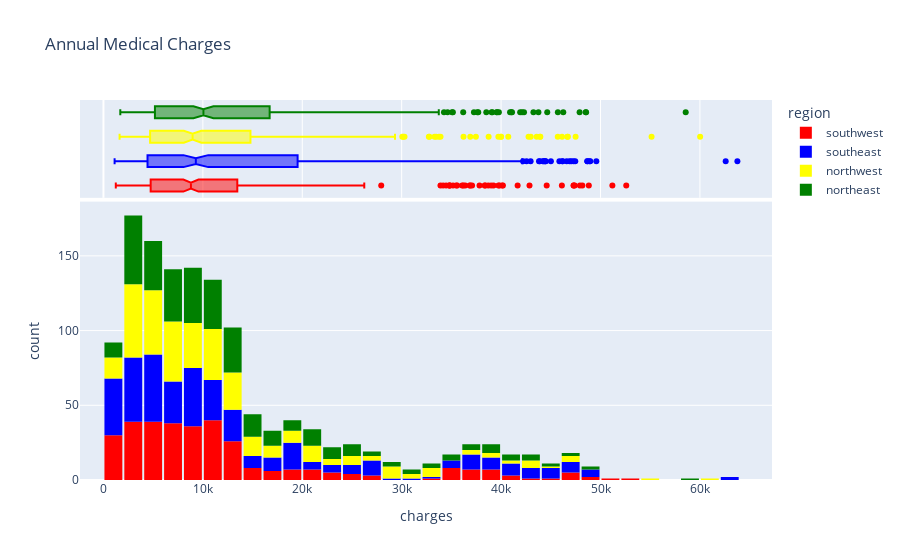

Write notebook code for a chart like this one.
### Code cell
fig = px.histogram(medical_df, 
                   x='charges', 
                   marginal='box', 
                   color='region', 
                   color_discrete_sequence=['red', 'blue','yellow','green'], 
                   title='Annual Medical Charges')
fig.update_layout(bargap=0.1)
fig.show()

### Figure 1 — Plotly figure (JSON) as saved in the notebook; plotly's stock layout.template omitted (floating-point values rounded to 4 significant figures; data arrays with more than 128 entries replaced by an {"elided": "..."} marker saying what was removed)
{"data": [{"alignmentgroup": "True", "bingroup": "x", "hovertemplate": "region=southwest<br>charges=%{x}<br>count=%{y}<extra></extra>", "legendgroup": "southwest", "marker": {"color": "red", "pattern": {"shape": ""}}, "name": "southwest", "offsetgroup": "southwest", "orientation": "v", "showlegend": true, "type": "histogram", "x": {"elided": "325 float values"}, "xaxis": "x", "yaxis": "y"}, {"alignmentgroup": "True", "hovertemplate": "region=southwest<br>charges=%{x}<extra></extra>", "legendgroup": "southwest", "marker": {"color": "red"}, "name": "southwest", "notched": true, "offsetgroup": "southwest", "showlegend": false, "type": "box", "x": {"elided": "325 float values"}, "xaxis": "x2", "yaxis": "y2"}, {"alignmentgroup": "True", "bingroup": "x", "hovertemplate": "region=southeast<br>charges=%{x}<br>count=%{y}<extra></extra>", "legendgroup": "southeast", "marker": {"color": "blue", "pattern": {"shape": ""}}, "name": "southeast", "offsetgroup": "southeast", "orientation": "v", "showlegend": true, "type": "histogram", "x": {"elided": "364 float values"}, "xaxis": "x", "yaxis": "y"}, {"alignmentgroup": "True", "hovertemplate": "region=southeast<br>charges=%{x}<extra></extra>", "legendgroup": "southeast", "marker": {"color": "blue"}, "name": "southeast", "notched": true, "offsetgroup": "southeast", "showlegend": false, "type": "box", "x": {"elided": "364 float values"}, "xaxis": "x2", "yaxis": "y2"}, {"alignmentgroup": "True", "bingroup": "x", "hovertemplate": "region=northwest<br>charges=%{x}<br>count=%{y}<extra></extra>", "legendgroup": "northwest", "marker": {"color": "yellow", "pattern": {"shape": ""}}, "name": "northwest", "offsetgroup": "northwest", "orientation": "v", "showlegend": true, "type": "histogram", "x": {"elided": "325 float values"}, "xaxis": "x", "yaxis": "y"}, {"alignmentgroup": "True", "hovertemplate": "region=northwest<br>charges=%{x}<extra></extra>", "legendgroup": "northwest", "marker": {"color": "yellow"}, "name": "northwest", "notched": true, "offsetgroup": "northwest", "showlegend": false, "type": "box", "x": {"elided": "325 float values"}, "xaxis": "x2", "yaxis": "y2"}, {"alignmentgroup": "True", "bingroup": "x", "hovertemplate": "region=northeast<br>charges=%{x}<br>count=%{y}<extra></extra>", "legendgroup": "northeast", "marker": {"color": "green", "pattern": {"shape": ""}}, "name": "northeast", "offsetgroup": "northeast", "orientation": "v", "showlegend": true, "type": "histogram", "x": {"elided": "324 float values"}, "xaxis": "x", "yaxis": "y"}, {"alignmentgroup": "True", "hovertemplate": "region=northeast<br>charges=%{x}<extra></extra>", "legendgroup": "northeast", "marker": {"color": "green"}, "name": "northeast", "notched": true, "offsetgroup": "northeast", "showlegend": false, "type": "box", "x": {"elided": "324 float values"}, "xaxis": "x2", "yaxis": "y2"}], "layout": {"autosize": true, "bargap": 0.1, "barmode": "relative", "legend": {"title": {"text": "region"}, "tracegroupgap": 0}, "title": {"text": "Annual Medical Charges"}, "xaxis": {"anchor": "y", "autorange": true, "domain": [0, 1], "range": [-2359.0, 67250.0], "title": {"text": "charges"}, "type": "linear"}, "xaxis2": {"anchor": "y2", "autorange": true, "domain": [0, 1], "matches": "x", "range": [-2359.0, 67250.0], "showgrid": true, "showticklabels": false, "type": "linear"}, "yaxis": {"anchor": "x", "autorange": true, "domain": [0, 0.7326], "range": [0, 186.3], "title": {"text": "count"}}, "yaxis2": {"anchor": "x2", "autorange": true, "domain": [0.7426, 1], "matches": "y2", "range": [-0.5, 3.5], "showgrid": false, "showline": false, "showticklabels": false, "ticks": "", "type": "category"}}}
